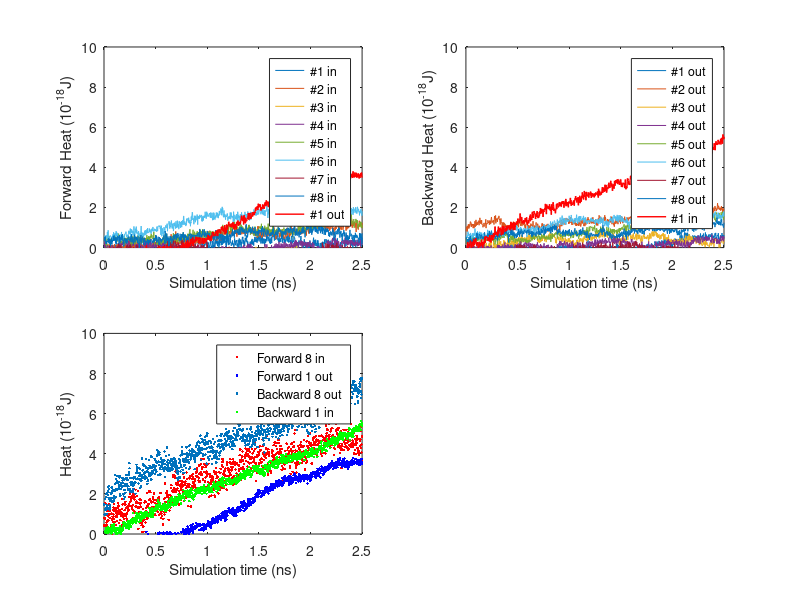

Here is the MATLAB script that generated this plot: (Note: this script raises an error after producing the figure.)
clear all
clc
logfile1=importdata('PE50T3_F9c_flux.txt',' ',2);
tree1=logfile1.data;
logfile2=importdata('PE50T3_B9c_flux.txt',' ',2);
tree2=logfile2.data;
tt = 0.25;
t1=(tree1(:,1)-tree1(1,1)+10000)*tt/1e6;
t2=(tree2(:,1)-tree2(1,1)+10000)*tt/1e6;

J1(:,1)=tree1(:,3)*4186.6/6.022140857e23*1e18;%%heat put-in 1e-18*J
J1(:,2:9)=-tree1(:,4:11)*4186.6/6.022140857e23*1e18;%%heat taken-out 1e-18*J
J2(:,1)=-tree2(:,3)*4186.6/6.022140857e23*1e18;%%heat put-int 1e-18*J
J2(:,2:9)=tree2(:,4:11)*4186.6/6.022140857e23*1e18;%%heat taken-out 1e-18*J

%for i = 1: size(J1,2)
%   J1(:,i) = J1(:,i) - J1(1,i);
%   J2(:,i) = J2(:,i) - J2(1,i);
%end

figure;
subplot(2,2,1)
plot(t1,J1(:,2:end),t1,J1(:,1),'r','LineWidth',1);
xlabel('Simulation time (ns)');
ylabel('Forward Heat (10^{-18}J)');
ylim([0 10]);
legend('#1 in','#2 in', '#3 in', '#4 in','#5 in','#6 in', '#7 in', '#8 in','#1 out');
subplot(2,2,2)
plot(t2,J2(:,2:end),t2,J2(:,1),'r','LineWidth',1);
xlabel('Simulation time (ns)');
ylabel('Backward Heat (10^{-18}J)');
ylim([0 10]);
legend('#1 out','#2 out', '#3 out', '#4 out','#5 out','#6 out', '#7 out', '#8 out','#1 in');

for i = 1:size(J1)
    J1h(i,1)=sum(J1(i,2:end));
    J1h(i,2)=J1(i,1);
end
for i = 1:size(J2)
    J2h(i,1)=sum(J2(i,2:end));
    J2h(i,2)=J2(i,1);
end

%J1h(:,1)=J1h(:,1)-J1h(1,1);J1h(:,2)=J1h(:,2)-J1h(1,2);
%J2h(:,1)=J2h(:,1)-J2h(1,1);J2h(:,2)=J2h(:,2)-J2h(1,2);

subplot(2,2,3)
plot(t1,J1h(:,1),'.r',t1,J1h(:,2),'.b',t2,J2h(:,1),'.',t2,J2h(:,2),'.g','LineWidth',1);
xlabel('Simulation time (ns)');
ylabel('Heat (10^{-18}J)');
ylim([0 10]);
legend('Forward 8 in','Forward 1 out','Backward 8 out', 'Backward 1 in');

%linear fitting for the heat flux in nW
ln=800;%data for average result
clear x y
x=t1(size(t1,1)-ln:size(t1,1),1);
y=J1h(size(t1,1)-ln:size(t1,1),1);
fit1=fit(x,y,'poly1');
result(1,1)=fit1.p1;
clear y
y=J1h(size(t1,1)-ln:size(t1,1),2);
fit2=fit(x,y,'poly1');
result(2,1)=fit2.p1;
clear x y
x=t2(size(t2,1)-ln:size(t2,1),1);
y=J2h(size(t2,1)-ln:size(t2,1),1);
fit3=fit(x,y,'poly1');
result(1,2)=fit3.p1;
clear y
y=J2h(size(t2,1)-ln:size(t2,1),2);
fit4=fit(x,y,'poly1');
result(2,2)=fit4.p1;

%% Rg plot
logfile1=importdata('PE50T3_F9c_heat.log',' ',35);
logfile2=importdata('PE50T3_B9c_heat.log',' ',35);

ac1=logfile1.data;
t1l=(ac1(:,1)-ac1(1,1))*tt/1000000; %convert to ns
ac2=logfile2.data;
t2l=(ac2(:,1)-ac2(1,1))*tt/1000000; %convert to ns

Rg1=ac1(:,12);Rg2=ac2(:,12);
llog1=size(ac1,1);
for i = 1:llog1
    Dist1(i,1)=((ac1(i,9)-ac1(i,6))^2+(ac1(i,10)-ac1(i,7))^2+(ac1(i,11)-ac1(i,8))^2)^0.5;
end
llog2=size(ac2,1);
for i = 1:llog2
    Dist2(i,1)=((ac2(i,9)-ac2(i,6))^2+(ac2(i,10)-ac2(i,7))^2+(ac2(i,11)-ac2(i,8))^2)^0.5;
end

Pair1=ac1(:,3);Pair2=ac2(:,3);
subplot(2,2,4);
plot(t1l,Pair1,'r',t2l,Pair2,'b');

result(3,1)= mean(Rg1(size(Rg1)-ln:size(Rg1),1));
result(3,2)= mean(Rg2(size(Rg2)-ln:size(Rg2),1));
result(4,1)= mean(Dist1(size(Dist1)-ln:size(Dist1),1));
result(4,2)= mean(Dist2(size(Dist2)-ln:size(Dist2),1));
result(5,1)= mean(Pair1(size(Pair1)-ln:size(Pair1),1));
result(5,2)= mean(Pair2(size(Pair2)-ln:size(Pair2),1));

%plot(t1,Rg1,'r',t2,Rg2,'b');
%plot(t1,Dist1,'r',t2,Dist2,'b');
xlabel('Simulation time (ns)');
ylabel('E pair (kcal/mol)');
legend('PE-T3-F','PE-T3-B');
